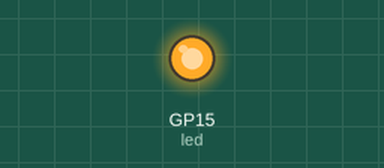
Simulated run of this program. Board: Raspberry Pi Pico running MicroPython. Parts: output pins drawn as LEDs (lit = HIGH). At 8.6 s the program stops and its outputs stay as they are.

Above: at 0.1 s.
At 8.4 s:
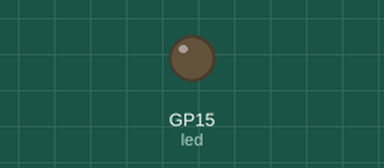
Timing chart, 0 to 9.9 s (numbered marks = the images above):
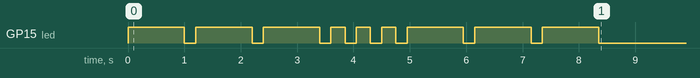

The program:

sos.py
```python
from machine import Pin
import utime
led = Pin(15, Pin.OUT)
#. 0.25 seconds
# gap 0.2
# line 1 sec

def s():
    i=3
    while i>0:
        led.toggle()
        utime.sleep(1)
        led.value(0)
        utime.sleep(0.2)
        i-=1
def o():
    i=3
    while i>0:
        led.toggle()
        utime.sleep(0.25)
        led.value(0)
        utime.sleep(0.2)
        i-=1

# while True:
#     s()
#     o()
#     s()
s()
led.value(0)
o()
led.value(0)
s()
led.value(0)
```
